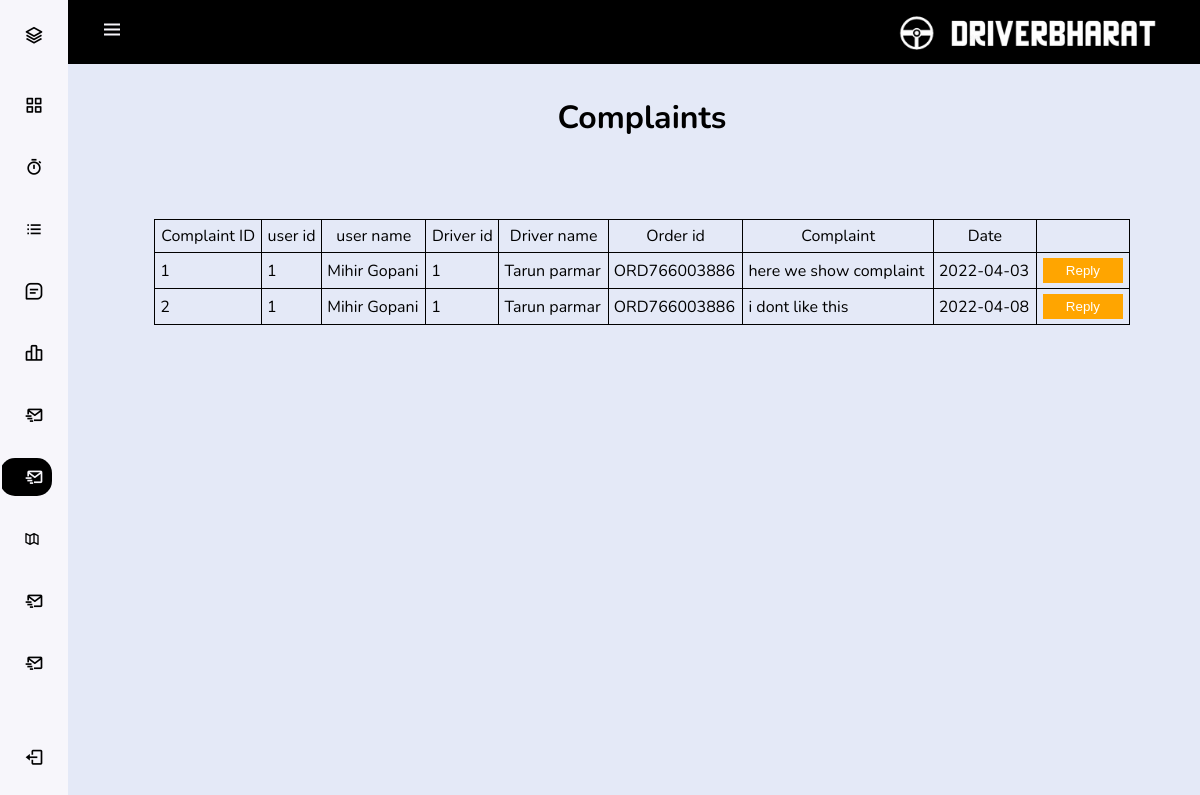
The app's page /dashbord/complaint.php with its own data.
### tables this page shows
CREATE TABLE `complaint_db` (
  `cmp_id` int(10) NOT NULL,
  `u_id` int(10) NOT NULL,
  `u_name` varchar(30) NOT NULL,
  `d_id` int(15) NOT NULL,
  `d_name` varchar(50) NOT NULL,
  `o_id` varchar(50) NOT NULL,
  `u_mail` varchar(30) NOT NULL,
  `complaint` varchar(100) NOT NULL,
  `cmp_date` date NOT NULL DEFAULT current_timestamp(),
  `reply` text NOT NULL,
  `status` int(11) NOT NULL DEFAULT 0
);

### dashbord/complaint.php (the view, shortened to what this page needs)
<!DOCTYPE html>
<html>
<?php
include ("css/conn.php");
?>
<head>
    <link href='https://cdn.jsdelivr.net/npm/boxicons@2.0.5/css/boxicons.min.css' rel='stylesheet'>
    <link rel="stylesheet" href="css/style.css">
</head>
<body id="body-pd">
    <header class="header" id="header">
        <div class="header__toggle">
            <i class='bx bx-menu' id="header-toggle"></i>
        </div>
        <div class="header__img">
        <img src="../img/pnglogo.png">
        </div>
    </header>
    <div class="l-navbar" id="nav-bar">
        <nav class="nav">
            <div>
                <a href="#" class="nav__logo">
                    <i class='bx bx-layer nav__logo-icon'></i>
                </a>
                <div class="nav__list">
                    <a href="dashbord.php" class="nav__link">
                        <i class='bx bx-grid-alt nav__icon'></i>
                    </a>
                    <a href="admin.php" class="nav__link ">
                        <i class='bx bx-stopwatch nav__icon'></i>
                    </a>
                    <a href="user.php" class="nav__link">
                        <i class='bx bx-list-ul nav__icon'></i>
                    </a>
                    <a href="driver.php" class="nav__link">
                        <i class='bx bx-message-square-detail nav__icon'></i>
                    </a>
                    <a href="bookings.php" class="nav__link">
                        <i class='bx bx-bar-chart-alt-2 nav__icon'></i>
                    </a>
                    <a href="feedback.php" class="nav__link">
                        <i class='bx bx-mail-send nav__icon'></i>
                    </a>
                    <a href="complaint.php" class="nav__link active">
                        <i class='bx bx-mail-send nav__icon'></i>
                    </a>
                    <a href="state.php" class="nav__link">
                        <i class='bx bx-map-alt'></i>
                    </a>
                    <a href="payments.php" class="nav__link">
                        <i class='bx bx-mail-send nav__icon'></i>
                    </a>
                    <a href="reports.php" class="nav__link">
                        <i class='bx bx-mail-send nav__icon'></i>
                    </a>
                </div>
            </div>
            <a href="logout.php" class="nav__link">
                <i class='bx bx-log-out nav__icon'></i>
            </a>
        </nav>
    </div>
    <h1>Complaints</h1>
    <table id="table">
            <thead>
                <tr>
                    <td>Complaint ID</td>
                    <td>user id</td>
                    <td>user name</td>
                    <td>Driver id</td>
                    <td>Driver name</td>
                    <td>Order id</td>
                    <td>Complaint</td>
                    <td>Date</td>
                    <td></td>
                </tr>
            </thead>
            <tbody>
                <?php
                $query = " SELECT * FROM complaint_db";
                $query_run = mysqli_query($conn, $query);
                if (mysqli_num_rows($query_run) > 0) {
                    foreach($query_run as $row) {
                        ?>
                            <tr>
                                <td><?= $row['cmp_id']; ?></td>
                                <td><?= $row['u_id']; ?></td>
                                <td><?= $row['u_name']; ?></td>
                                <td><?= $row['d_id']; ?></td>
                                <td><?= $row['d_name']; ?></td>
                                <td><?= $row['o_id']; ?></td>
                                <td><?= $row['complaint']; ?></td>
                                <td><?= $row['cmp_date']; ?></td>
                                <td><button class="add"><a href="user/complaintreply.php?id=<?php echo $row['cmp_id']; ?>">Reply</a></button></td>
                            </tr>
                        <?php
                    }
                }
                else {
                    ?>
                        <tr>
                            <td collspan="5">No data found</td>
                        </tr>
                    <?php
                }
                    ?>
                </tbody>
            </table>
</body>
</html>

### dashbord/css/style.css (style rules this page uses)
:root { --header-height: 3rem; --nav-width: 68px; --nav-width2: 200px; --light-purple-color: #E4E9F7; --black-color: black; --white-color: #F7F6FB; --grey-color: grey; --body-font: 'Nunito', sans-serif; --normal-font-size: 1rem; --z-fixed: 100; }
body { width: 100%; position: relative; margin: var(--header-height) 0 0 0; padding: 0 1rem; font-family: var(--body-font); font-size: var(--normal-font-size); transition: .5s; background-color: var(--light-purple-color); box-sizing: border-box; }
a { text-decoration: none; }
.header { width: 100%; height: var(--header-height); position: fixed; top: 0; left: 0; display: flex; align-items: center; justify-content: space-between; padding: 0 1rem; background-color: var(--black-color); z-index: var(--z-fixed); transition: .5s; }
.header__toggle { color: var(--white-color); font-size: 1.5rem; cursor: pointer; }
.header__img { width: 100px; height: 35px; display: flex; justify-content: center; overflow: hidden; }
.header__img img { width: 100px; }
.l-navbar { position: fixed; top: 0; left: -60%; width: var(--nav-width2); height: 100vh; background: var(--white-color); padding: .5rem 1rem 0 0; transition: .5s; z-index: var(--z-fixed); }
.nav { height: 100%; display: flex; flex-direction: column; justify-content: space-between; overflow: hidden; }
.nav__logo, .nav__link { display: grid; grid-template-columns: max-content max-content; align-items: center; column-gap: 1rem; padding: .5rem 0 .5rem 1.5rem; }
.nav__logo { margin-bottom: 2rem; }
.nav__logo-icon { font-size: 1.25rem; color: var(--black-color); }
.nav__link { position: relative; color: var(--black-color); margin-bottom: 1.5rem; transition: .3s; }
.nav__icon { font-size: 1.25rem; }
.active { border-radius: 15px; background-color: var(--black-color); color: var(--white-color); }
.active::before { content: ''; position: absolute; left: 0; width: 2px; height: 32px; background-color: var(--white-color); }
h1 { padding: 2rem 0 0; text-align: center; }
table, th, td { border: 1px solid black; border-collapse: collapse; padding: 5px; }
thead td { text-align: center; }
table { width: 90%; margin: 80px auto 0px auto; visibility: visible; display: table; font-size: auto; }
.add { background-color: orange; color: white; padding: 5px 10px; width: 80px; display: block; margin: auto; border: none; }
.remove a, .update a, .add a { text-decoration: none; color: white; }
@media only screen and (min-width:860px) { body { margin: calc(var(--header-height) + 1rem) 0 0 0; padding-left: calc(var(--nav-width) + 2rem); } }
@media only screen and (min-width:860px) { .header { height: calc(var(--header-height) + 1rem); padding: 0 2rem 0 calc(var(--nav-width) + 2rem); } }
@media only screen and (min-width:860px) { .header__img { width: auto; height: 50px; } }
@media only screen and (min-width:860px) { .header__img img { width: auto; } }
@media only screen and (min-width:860px) { .l-navbar { left: 0; padding: 1rem 1rem 0 0; width: calc(var(--nav-width)); } }
@media only screen and (min-width:860px) { table, th, td { border: 1px solid black; border-collapse: collapse; padding: 5px; } }
@media only screen and (min-width:860px) { thead td { text-align: center; } }
@media only screen and (min-width:860px) { table { width: 90%; margin: 80px auto 0px auto; visibility: visible; display: table; } }
@media only screen and (min-width:860px) { .add { background-color: orange; color: white; padding: 5px 10px; width: 80px; display: block; margin: auto; border: none; } }
@media only screen and (min-width:860px) { .remove a, .update a, .add a { text-decoration: none; color: white; } }

### records on screen
complaint_db: cmp_id "1", u "1", u_name "Mihir Gopani", d "1", d_name "Tarun parmar", o "ORD766003886", complaint "here we show complaint", cmp_date "2022-04-03"
complaint_db: cmp_id "2", u "1", u_name "Mihir Gopani", d "1", d_name "Tarun parmar", o "ORD766003886", complaint "i dont like this", cmp_date "2022-04-08"
